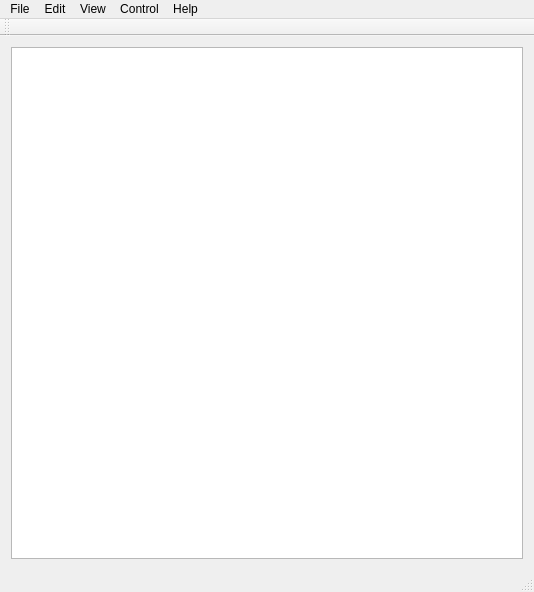
<?xml version="1.0" encoding="UTF-8"?>
<ui version="4.0">
 <class>MainWindow</class>
 <widget class="QMainWindow" name="MainWindow">
  <property name="geometry">
   <rect>
    <x>0</x>
    <y>0</y>
    <width>512</width>
    <height>512</height>
   </rect>
  </property>
  <property name="windowTitle">
   <string>Noble Ape</string>
  </property>
  <widget class="QWidget" name="centralWidget">
   <property name="sizePolicy">
    <sizepolicy hsizetype="Fixed" vsizetype="Fixed">
     <horstretch>0</horstretch>
     <verstretch>0</verstretch>
    </sizepolicy>
   </property>
   <layout class="QGridLayout" name="gridLayout">
    <item row="0" column="0">
     <widget class="QGraphicsView" name="graphicsView">
      <property name="sizePolicy">
       <sizepolicy hsizetype="Fixed" vsizetype="Fixed">
        <horstretch>0</horstretch>
        <verstretch>0</verstretch>
       </sizepolicy>
      </property>
      <property name="minimumSize">
       <size>
        <width>512</width>
        <height>512</height>
       </size>
      </property>
      <property name="maximumSize">
       <size>
        <width>512</width>
        <height>512</height>
       </size>
      </property>
     </widget>
    </item>
   </layout>
  </widget>
  <widget class="QMenuBar" name="menuBar">
   <property name="geometry">
    <rect>
     <x>0</x>
     <y>0</y>
     <width>512</width>
     <height>22</height>
    </rect>
   </property>
   <widget class="QMenu" name="menuFile">
    <property name="title">
     <string>File</string>
    </property>
    <addaction name="actionNew"/>
    <addaction name="separator"/>
    <addaction name="actionOpenScript"/>
    <addaction name="actionOpen"/>
    <addaction name="separator"/>
    <addaction name="actionSave"/>
    <addaction name="actionSaveAs"/>
    <addaction name="separator"/>
    <addaction name="actionExit"/>
   </widget>
   <widget class="QMenu" name="menuEdit">
    <property name="title">
     <string>Edit</string>
    </property>
   </widget>
   <widget class="QMenu" name="menuView">
    <property name="title">
     <string>View</string>
    </property>
    <addaction name="actionViewMap"/>
    <addaction name="actionViewTerrain"/>
    <addaction name="actionViewIdeosphere"/>
    <addaction name="actionViewBraincode"/>
    <addaction name="actionViewGenepool"/>
    <addaction name="actionViewHonor"/>
    <addaction name="actionViewPathogens"/>
    <addaction name="actionViewRelationships"/>
    <addaction name="actionViewPreferences"/>
    <addaction name="actionViewPhasespace"/>
    <addaction name="actionViewVascular"/>
   </widget>
   <widget class="QMenu" name="menuWindow">
    <property name="title">
     <string>Control</string>
    </property>
    <addaction name="actionPause"/>
    <addaction name="separator"/>
    <addaction name="actionNext"/>
    <addaction name="actionPrevious"/>
    <addaction name="separator"/>
    <addaction name="actionTerritory"/>
    <addaction name="actionWeather"/>
    <addaction name="actionShowBrain"/>
    <addaction name="actionShowBraincode"/>
    <addaction name="separator"/>
    <addaction name="actionBrainNormal"/>
    <addaction name="actionBrainFear"/>
    <addaction name="actionBrainDesire"/>
    <addaction name="separator"/>
    <addaction name="actionFlood"/>
    <addaction name="actionHealthyCarrier"/>
   </widget>
   <widget class="QMenu" name="menuHelp">
    <property name="title">
     <string>Help</string>
    </property>
    <addaction name="actionAbout"/>
   </widget>
   <addaction name="menuFile"/>
   <addaction name="menuEdit"/>
   <addaction name="menuView"/>
   <addaction name="menuWindow"/>
   <addaction name="menuHelp"/>
  </widget>
  <widget class="QToolBar" name="mainToolBar">
   <attribute name="toolBarArea">
    <enum>TopToolBarArea</enum>
   </attribute>
   <attribute name="toolBarBreak">
    <bool>false</bool>
   </attribute>
  </widget>
  <widget class="QStatusBar" name="statusBar"/>
  <action name="actionExit">
   <property name="text">
    <string>Exit</string>
   </property>
  </action>
  <action name="actionViewMap">
   <property name="text">
    <string>Map</string>
   </property>
  </action>
  <action name="actionViewTerrain">
   <property name="text">
    <string>Terrain</string>
   </property>
  </action>
  <action name="actionSave">
   <property name="text">
    <string>Save</string>
   </property>
  </action>
  <action name="actionSaveAs">
   <property name="text">
    <string>Save As...</string>
   </property>
  </action>
  <action name="actionNew">
   <property name="text">
    <string>New</string>
   </property>
  </action>
  <action name="actionOpen">
   <property name="text">
    <string>Open</string>
   </property>
  </action>
  <action name="actionOpenScript">
   <property name="text">
    <string>Open Script</string>
   </property>
  </action>
  <action name="actionAbout">
   <property name="text">
    <string>About</string>
   </property>
  </action>
  <action name="actionPause">
   <property name="checkable">
    <bool>true</bool>
   </property>
   <property name="checked">
    <bool>false</bool>
   </property>
   <property name="text">
    <string>Pause</string>
   </property>
  </action>
  <action name="actionNext">
   <property name="text">
    <string>Next Ape</string>
   </property>
  </action>
  <action name="actionPrevious">
   <property name="text">
    <string>Previous Ape</string>
   </property>
  </action>
  <action name="actionTerritory">
   <property name="checkable">
    <bool>true</bool>
   </property>
   <property name="text">
    <string>Territory</string>
   </property>
  </action>
  <action name="actionWeather">
   <property name="checkable">
    <bool>true</bool>
   </property>
   <property name="text">
    <string>Weather</string>
   </property>
  </action>
  <action name="actionShowBrain">
   <property name="checkable">
    <bool>true</bool>
   </property>
   <property name="checked">
    <bool>true</bool>
   </property>
   <property name="text">
    <string>Show Brain</string>
   </property>
  </action>
  <action name="actionShowBraincode">
   <property name="checkable">
    <bool>true</bool>
   </property>
   <property name="text">
    <string>Braincode</string>
   </property>
  </action>
  <action name="actionBrainNormal">
   <property name="checkable">
    <bool>true</bool>
   </property>
   <property name="checked">
    <bool>true</bool>
   </property>
   <property name="text">
    <string>Normal Brain</string>
   </property>
  </action>
  <action name="actionBrainFear">
   <property name="checkable">
    <bool>true</bool>
   </property>
   <property name="text">
    <string>Fear Brain</string>
   </property>
  </action>
  <action name="actionBrainDesire">
   <property name="checkable">
    <bool>true</bool>
   </property>
   <property name="text">
    <string>Desire Brain</string>
   </property>
  </action>
  <action name="actionFlood">
   <property name="text">
    <string>Flood</string>
   </property>
  </action>
  <action name="actionHealthyCarrier">
   <property name="text">
    <string>Healthy Carrier</string>
   </property>
  </action>
  <action name="actionViewIdeosphere">
   <property name="text">
    <string>Ideosphere</string>
   </property>
  </action>
  <action name="actionViewBraincode">
   <property name="text">
    <string>Braincode</string>
   </property>
  </action>
  <action name="actionViewGenepool">
   <property name="text">
    <string>Gene Pool</string>
   </property>
  </action>
  <action name="actionViewHonor">
   <property name="text">
    <string>Honor Distribution</string>
   </property>
  </action>
  <action name="actionViewPathogens">
   <property name="text">
    <string>Population Immunity</string>
   </property>
  </action>
  <action name="actionViewRelationships">
   <property name="text">
    <string>Relationship Matrix</string>
   </property>
  </action>
  <action name="actionViewPreferences">
   <property name="text">
    <string>Preferences</string>
   </property>
  </action>
  <action name="actionViewPhasespace">
   <property name="text">
    <string>Phasespace</string>
   </property>
  </action>
  <action name="actionViewVascular">
   <property name="text">
    <string>Vascular</string>
   </property>
  </action>
 </widget>
 <layoutdefault spacing="6" margin="11"/>
 <resources/>
 <connections/>
</ui>
